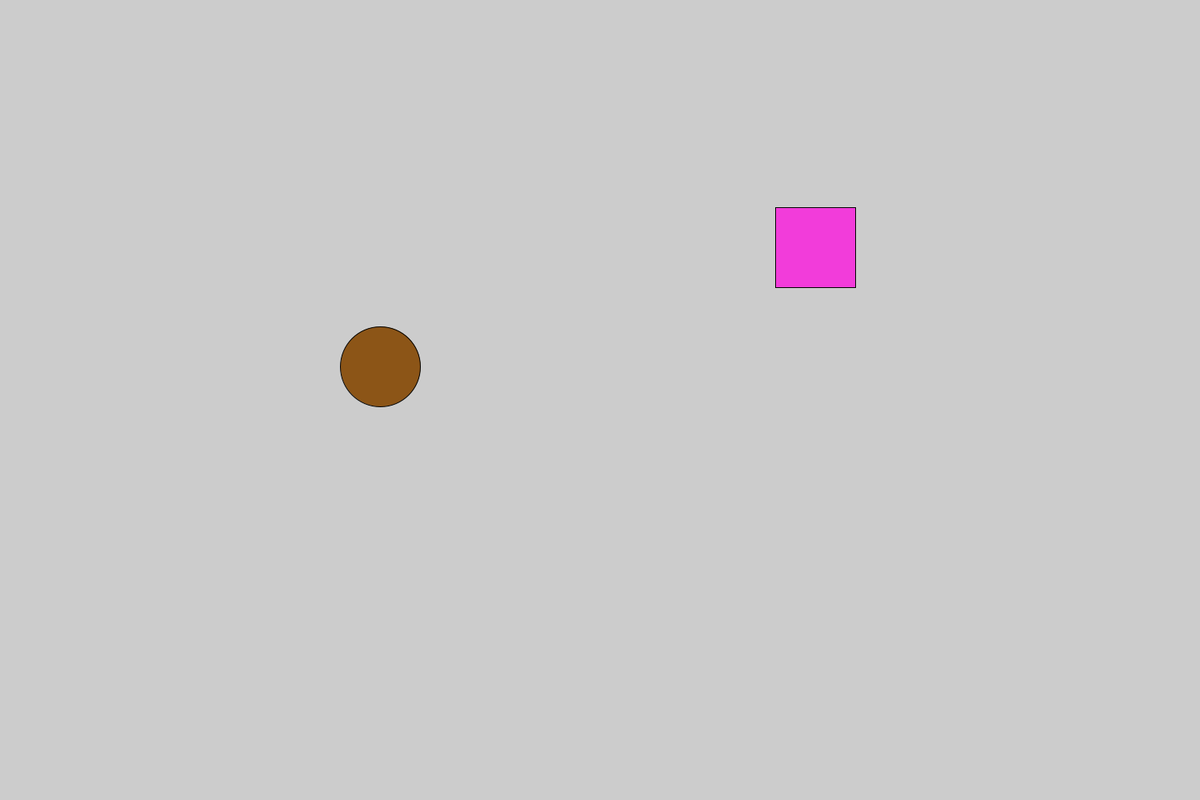
Frame 1 (no input)
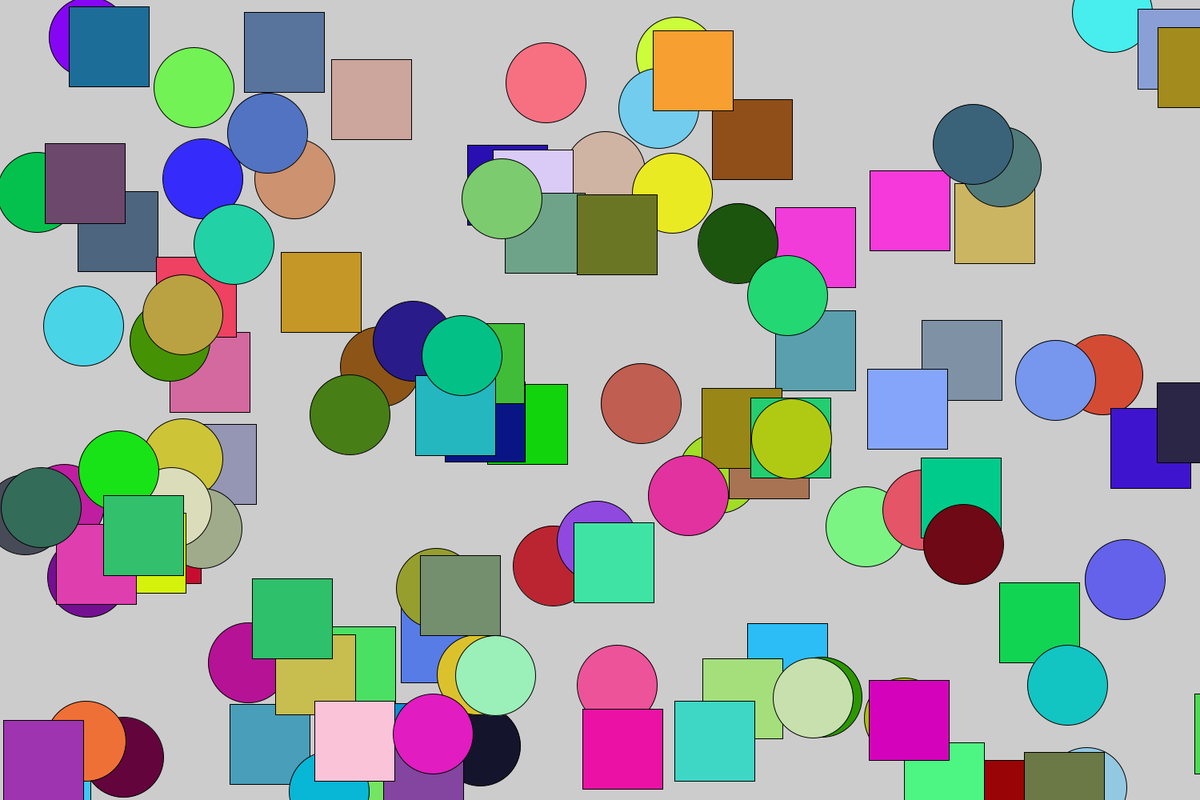
Frame 60 (the mouse pressed at the canvas centre just before this capture)
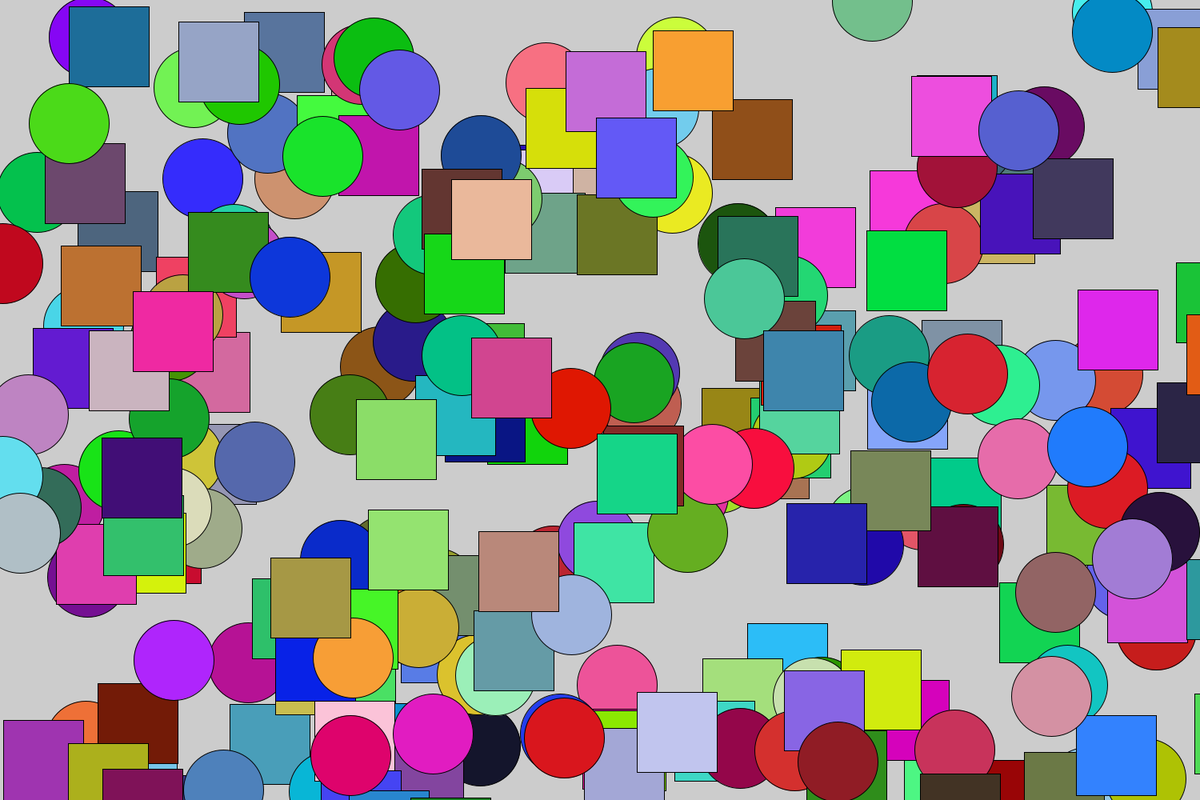
Frame 120 (the mouse held since frame 60 and released just before this capture)

The Processing sketch that drew these frames (run headless with seeded random() and noise(); from frame 60 on, the mouse is pressed at the canvas centre):

// Processing sketch: uge_1
// ── uge_1.pde
Firkant f; 
Cirkel c;


void setup(){
size (1500,1000);


}
void draw(){
f= new Firkant();
f.generate();
f.drawFirkant();
c= new Cirkel();
c.generate();
c.drawCirkel();
}

// ── Cirkel.pde
class Cirkel {
  // klassens attributter/ tilstand
  float x, y;

  //konstroktøren
  Cirkel() {
  }

  // klassens metoder
  
  // find to tilfældige værdier inden for canvas størrelsen
  void generate() {
    this.x = random(1500);
    this.y = random(1000);
  }
  
  // tegn firkant på canvas
  void drawCirkel() {
    fill(random(255),random(255),random(255));
    //hvis det skal se sejt ud brug denne 
    //fill(x,y,100);
    circle(x, y, 100);
    
  }
}

// ── Firkant.pde
class Firkant {
  // klassens attributter/ tilstand
  float x, y;

  //konstroktøren
  Firkant() {
  }

  // klassens metoder
  
  // find to tilfældige værdier inden for canvas størrelsen
  void generate() {
    this.x = random(1500);
    this.y = random(1000);
  }
  
  // tegn firkant på canvas
  void drawFirkant() {
    fill(random(255),random(255),random(255));
    //hvis det skal se sejt ud brug denne 
    //fill(x,y,100);
    square(x, y, 100);
    
  }
}
